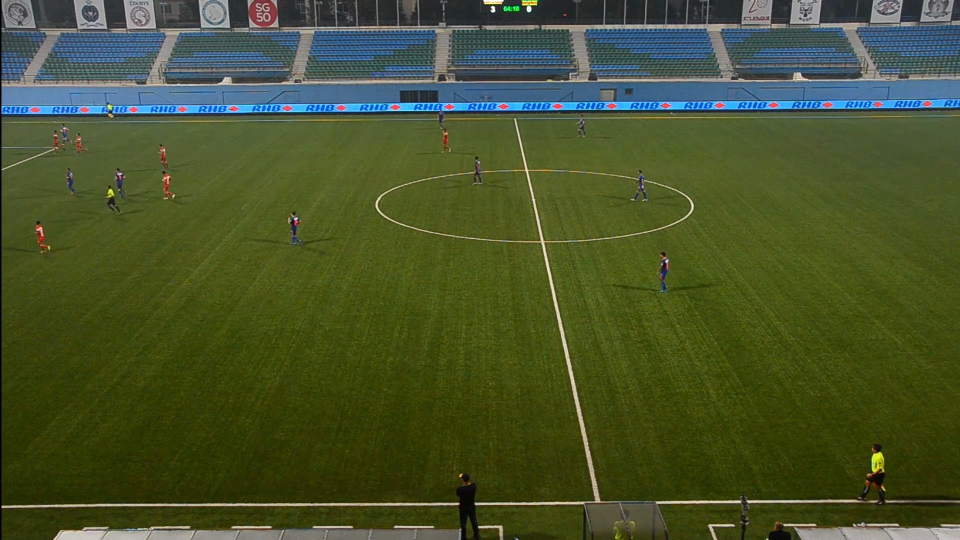
#> input picture imageCentre.jpg, 1920 x 1080 px, given in place of left_camera.mp4, which was not available (shown at 1/2 size)
$ python stitch.py   (Python 2 division)   (older library calls are emulated)
#> lines starting #> are read from the running program, lines starting #| are printed output that depends on the picture; after the words box and inside, x2 and y2 are one past the last pixel; in counts of white or black regions, pixels touching at a corner belong together; pictures that were not available may be replaced by others from this repository, and a replacement may not be noted
#> further down, left is the input picture: shape (1080, 1920, 3); mean B, G, R 43.8, 82.6, 71.3
import os
import sys
import math
import numpy as np
import cv2
import cv2.cv as cv
from matplotlib import pyplot as plt
from operator import itemgetter

from numpy import linalg


refPt=[]

# Storing good matches according to Lowe's ratio test
# [43 lines left out: functions filterMatches, click_and_crop, getKeypoints, imageDistance, not called in this run]


def findDimensions(image, homography):
    base_p1 = np.ones(3, np.float32)
    base_p2 = np.ones(3, np.float32)
    base_p3 = np.ones(3, np.float32)
    base_p4 = np.ones(3, np.float32)

    (y, x) = image.shape[:2]

    base_p1[:2] = [0,0]
    base_p2[:2] = [x,0]
    base_p3[:2] = [0,y]
    base_p4[:2] = [x,y]

    max_x = None
    max_y = None
    min_x = None
    min_y = None

    for pt in [base_p1, base_p2, base_p3, base_p4]:

        hp = np.matrix(homography, np.float32) * np.matrix(pt, np.float32).T

        hp_arr = np.array(hp, np.float32)

        normal_pt = np.array([hp_arr[0]/hp_arr[2], hp_arr[1]/hp_arr[2]], np.float32)

        if ( max_x == None or normal_pt[0,0] > max_x ):
            max_x = normal_pt[0,0]

        if ( max_y == None or normal_pt[1,0] > max_y ):
            max_y = normal_pt[1,0]

        if ( min_x == None or normal_pt[0,0] < min_x ):
            min_x = normal_pt[0,0]

        if ( min_y == None or normal_pt[1,0] < min_y ):
            min_y = normal_pt[1,0]

    min_x = min(0, min_x)
    min_y = min(0, min_y)

    return (min_x, min_y, max_x, max_y)

# given two images
# calculate their homography matrix:
# [64 lines left out: function getHomography, not called in this run]

def stitching(image1,image2,homography):
    homographyInverse = linalg.inv(homography)
    image2GB = cv2.GaussianBlur(image2,(5,5),0)

    (minimumX, minimumY, maximumX, maximumY) = findDimensions(image2GB, homographyInverse)
#> minimumX = -3905.4; minimumY = -61.48; maximumX = 523.6; maximumY = 2164.8

    # Adjust maximum x and y by image1 size
    maximumX = max(maximumX,image1.shape[1])
#> maximumX = 1920
    maximumY = max(maximumY,image1.shape[0])

    moveH = np.matrix(np.identity(3),np.float32)

    if (minimumX < 0):
        moveH[0,2] += -minimumX
        maximumX += -minimumX
#> maximumX = 5825.4
    if (minimumY < 0):
        moveH[1,2] += -minimumY
        maximumY += -minimumY
#> maximumY = 2226.3

    #print "minimum points is ", (minimumX, minimumY)
    #print "Homography matrix is \n", homography
    #print "Inverse Homography matrix is \n", homographyInverse

    # updating parameters
    newHomographyInverse = moveH*homographyInverse
    newWidth = int(math.ceil(maximumX))
#> newWidth = 5826
    newHeight = int(math.ceil(maximumY))
#> newHeight = 2227

    #print "new Inverse Homography matrix is \n", newHomographyInverse
    #print "new width and height is ", (newWidth,newHeight)

    # Warping image1
    warpedImage1 = cv2.warpPerspective(image1,moveH,(newWidth,newHeight))
    # Warping image2
    warpedImage2 = cv2.warpPerspective(image2,newHomographyInverse,(newWidth,newHeight))

    # Creating new palette for image1 with enlarged height and width
    enlargedImage1 = np.zeros((newHeight,newWidth,3), np.uint8)

    # Create a mask from the warped image for constructing masked composite
    # Use simple binary thresholding
    # greater than 0 -> set to 255
    (ret,dataMap) = cv2.threshold(cv2.cvtColor(warpedImage2, cv2.COLOR_BGR2GRAY), 0, 255, cv2.THRESH_BINARY)
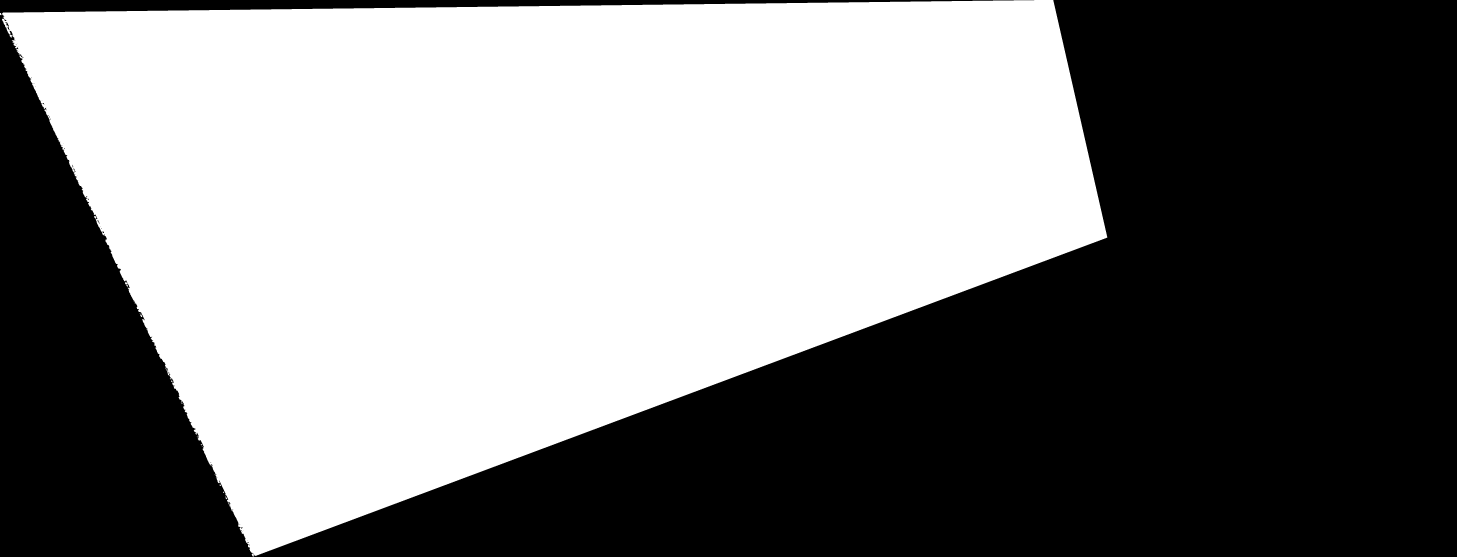
#> dataMap: shape (2227, 5826) (shown at 1/4 size); 49.1% white; 15 white regions (8 under 20 px), largest, box (x1, y1, x2, y2) and area: (8, 0, 4429, 2226) 6373094, (376, 864, 385, 875) 64, (561, 1258, 569, 1268) 50

    # adding first image
    # Mask so that points in the second image will not be overwritten
    # 8 bit unsigned, 1 channel
    enlargedImage1 = cv2.add(enlargedImage1,warpedImage1,mask=np.bitwise_not(dataMap),dtype = cv2.CV_8U)
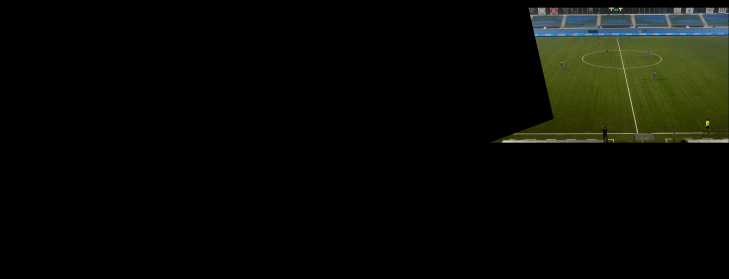
#> enlargedImage1: shape (2227, 5826, 3) (shown at 1/8 size); mean B, G, R 5.6, 10.6, 9.1

    # adding second image
    finalImage = cv2.add(enlargedImage1,warpedImage2,dtype = cv2.CV_8U)

    # Cropping
    finalImageGray = cv2.cvtColor(finalImage,cv2.COLOR_BGR2GRAY)
    # Need to find continuous points along the boundary that
    # has same colour or intensity
    # Using binary image before finding contours
    # Can apply canny edge detection instead
    ret, threshold = cv2.threshold(finalImageGray,1,255,cv2.THRESH_BINARY)
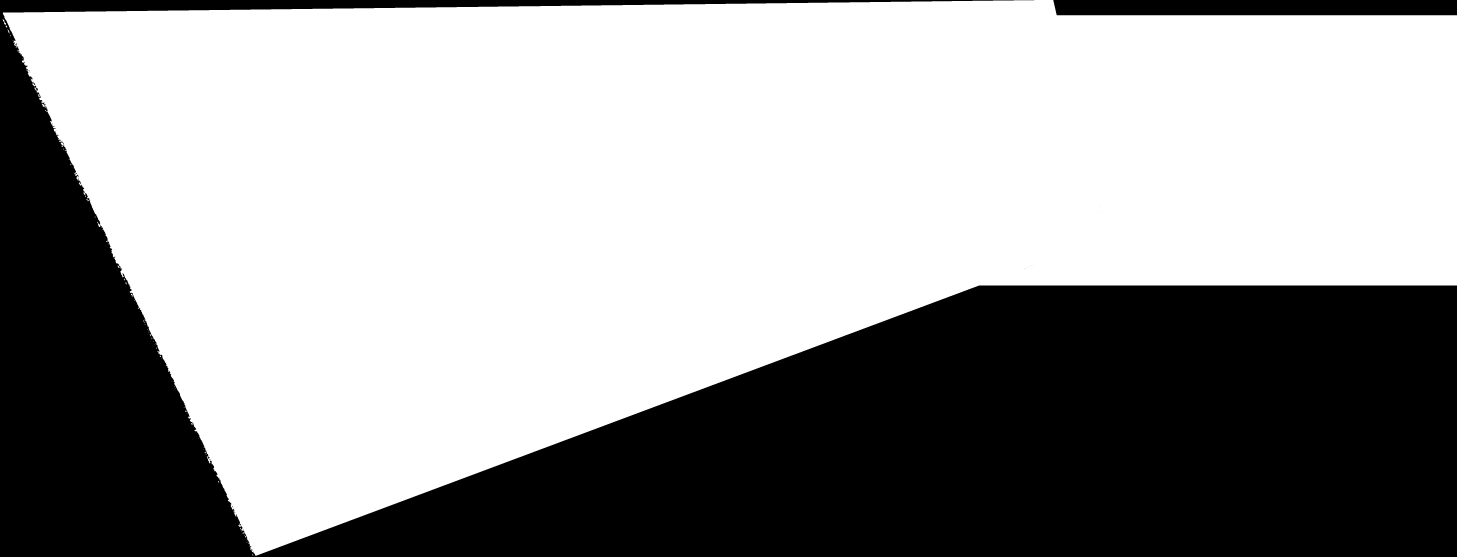
#> threshold: shape (2227, 5826) (shown at 1/4 size); 61.7% white; 33 black regions (30 under 20 px)
    contours, hierarchy = cv2.findContours(threshold,cv2.RETR_EXTERNAL, cv2.CHAIN_APPROX_NONE)
#> contours = 76 contours, 67 with area under 20; largest, box (x1, y1, x2, y2) and area: (11, 0, 5826, 2223) 8000164, (389, 887, 401, 908) 70, (16, 89, 24, 100) 40, (30, 118, 38, 131) 30, (138, 352, 146, 359) 28
    # Can consider using cv2.CHAIN_APPROX_SIMPLE to get 4 points

    maximumArea = 0
    rectangle = (0,0,0,0)

    for contour in contours:
        area = 0
        x,y,xPrime,yPrime = cv2.boundingRect(contour)

        height = yPrime - y
        width = xPrime - x
        area = height * width
        # accounting for cases whereby there are
        # negative height and width
        if (area > maximumArea and height > 0 and width > 0):
            maximumArea = area
            rectangle = (x,y,xPrime,yPrime)
#> this loop made 76 passes
#> (area, x, y, xPrime, yPrime, height, width, maximumArea) on pass 76: (12902292, 11, 0, 5815, 2223, 2223, 5804, 12902292)
#> after the loop, maximumArea = 12902292
    # slicing
    croppedFinalImage = finalImage[rectangle[1]:rectangle[1]+rectangle[3], rectangle[0]:rectangle[0]+rectangle[2]]
    cv2.imwrite("cropped.jpg", croppedFinalImage)
    return croppedFinalImage,moveH,homographyInverse

# given three videos and a time in seconds
# return the left, centre, and right frame
# of the video at the specified time
# [36 lines left out: functions getFramesAtSpecificTime, histogramEqualization, not called in this run]


# Calibrated homography values
# first good left
homographyLeftCentre = np.array([[4.08596402e-01,-1.90538213e-01,1.59402435e+03],[1.20408270e-02,9.67703126e-01,5.57990291e+01],[-3.15819648e-04,2.11969594e-05,1.00000000e+00]])
homographyLeftCentre = np.matrix(homographyLeftCentre)
# homographyLeftCentreInverse = linalg.inv(homographyLeftCentre)
homographyLeftCentreRight = np.array([[-1.29792062e+00,-1.48633898e-01,7.08595564e+03],[-7.53004129e-02,-1.22009449e+00,5.07314628e+02],[-3.96593862e-04,-1.24223556e-05,1.00000000e+00]])
homographyLeftCentreRight = np.matrix(homographyLeftCentreRight)
# homographyLeftCentreRightInverse = linalg.inv(homographyLeftCentreRight)

capLeft = cv2.VideoCapture(os.getcwd() + "/their_football_videos/left_camera.mp4")
capCentre = cv2.VideoCapture(os.getcwd() + "/their_football_videos/centre_camera.mp4")
capRight = cv2.VideoCapture(os.getcwd() + "/their_football_videos/right_camera.mp4")
# Get total number of frames
# Mac = 7151/mov, PC = 7200/mp4
frameCounts = int(capLeft.get(7))
# Capturing the frame at the 3rd minute of the video
# fps = total frames / 300 seconds
# frame = fps * 180
# set frame to be captured at 4291 (Mac), 4344(Windows)
i = 624
capLeft.set(cv.CV_CAP_PROP_POS_FRAMES,i)
capCentre.set(cv.CV_CAP_PROP_POS_FRAMES,i)
capRight.set(cv.CV_CAP_PROP_POS_FRAMES,i)
retLeft, left = capLeft.read()
retCentre, centre = capCentre.read()
retRight, right = capRight.read()
# calculating the homography for left and centre frame
# homographyLeftCentre = getHomography(centre,left)
print "homographyLeftCentre is : "
print homographyLeftCentre
# stitching left and centre frame
stitchedLeftCentre,translation1,homoInv1 = stitching(centre,left,homographyLeftCentre)
#> translation1 = [[1, 0, 3905.4], [0, 1, 61.48], [0, 0, 1]]; homoInv1 = [[1.09, 0.253, -1748.8], [-0.0334, 1.03, -4.06], [0.000344, 5.8e-05, 0.448]]
# calculating the homography for stitched frame and right frame

# homographyLeftCentreRight = getHomography(stitchedLeftCentre,right)
print "homographyLeftCentreRight is "
print homographyLeftCentreRight
stitchedLeftCentreRight,translation2,homoInv2 = stitching(stitchedLeftCentre,right,homographyLeftCentreRight)
#> in stitching (call 2), `(minimumX, minimumY, maximumX, maximumY) = findDimensions(image2GB, ho..`: minimumX = 0; minimumY = -181.1; maximumX = 9671.8; maximumY = 2193.4
#> in stitching (call 2), `maximumY = max(maximumY,image1.shape[0])`: maximumY = 2223
#> in stitching (call 2), `maximumY += -minimumY`: maximumY = 2404.1
#> in stitching (call 2), `newWidth = int(math.ceil(maximumX))`: newWidth = 9672
#> in stitching (call 2), `newHeight = int(math.ceil(maximumY))`: newHeight = 2405
#> in stitching (call 2), `finalImage = cv2.add(enlargedImage1,warpedImage2,dtype = cv2.CV_8U)`:
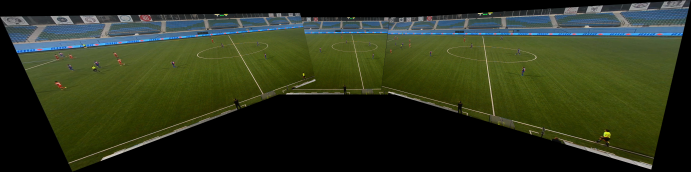
#> finalImage: shape (2405, 9672, 3) (shown at 1/14 size); mean B, G, R 28.8, 51.8, 44.7
#> in stitching (call 2), `finalImageGray = cv2.cvtColor(finalImage,cv2.COLOR_BGR2GRAY)`:
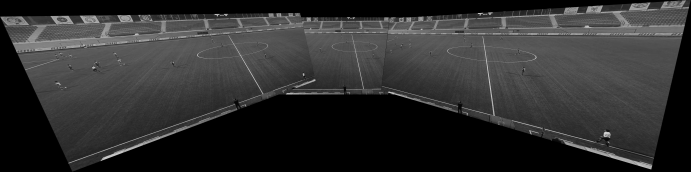
#> finalImageGray: shape (2405, 9672) (shown at 1/14 size); min 0, max 255, mean 47
#> in stitching (call 2), `ret, threshold = cv2.threshold(finalImageGray,1,255,cv2.THRESH_BINARY)`:
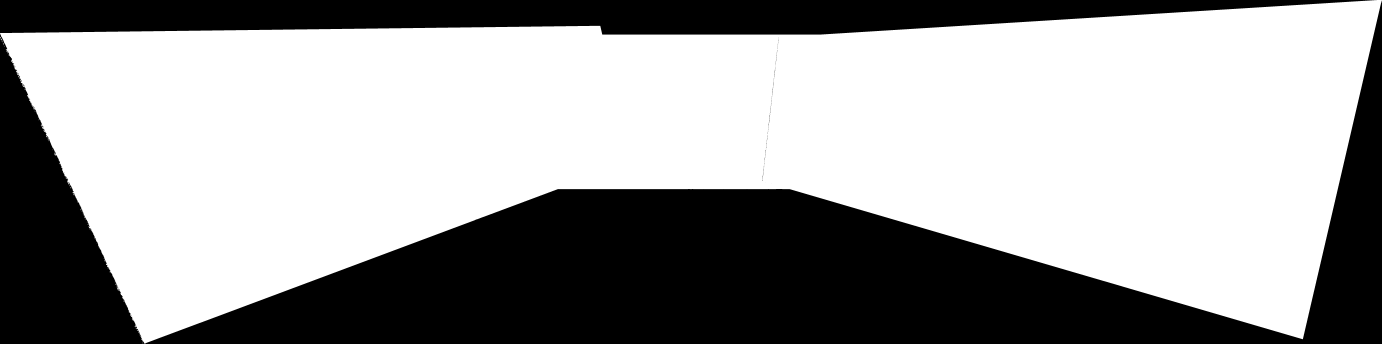
#> threshold: shape (2405, 9672) (shown at 1/7 size); 62.2% white; 176 black regions (158 under 20 px)
#> in stitching (call 2), `contours, hierarchy = cv2.findContours(threshold,cv2.RETR_EXTERNAL, cv..`: contours = 75 contours, 66 with area under 20; largest, box (x1, y1, x2, y2) and area: (0, 0, 9672, 2404) 14464970, (378, 1068, 390, 1089) 70, (5, 270, 13, 281) 40, (19, 299, 27, 312) 30, (127, 533, 135, 540) 28
#> the loop in stitching (call 2), `for contour in contours:` made 75 passes
#> (area, x, y, xPrime, yPrime, height, width) on passes 1, 2, 4, 5, 7, 8, 9, 10: (2378642, 998, 2398, 4, 5, -2393, -994), (2282256, 975, 2350, 3, 2, -2348, -972), (2237835, 969, 2325, 4, 6, -2319, -965), (2232624, 967, 2320, 3, 4, -2316, -964), (2164050, 949, 2294, 4, 4, -2290, -945), (1795888, 861, 2105, 5, 7, -2098, -856), (1782298, 855, 2088, 1, 1, -2087, -854), (1615573, 812, 1999, 3, 2, -1997, -809)
cv2.imwrite("leftcentre.jpg", stitchedLeftCentre)
cv2.imwrite("leftcentreright.jpg",stitchedLeftCentreRight)
# Method to cut vertical sides
#getKeypoints(finalImg)
# points=map(itemgetter(0),refPt)
#new measurements
#> (the run stopped early here; a loop or call above may not have finished)

$ run again, on imageLeft.jpg
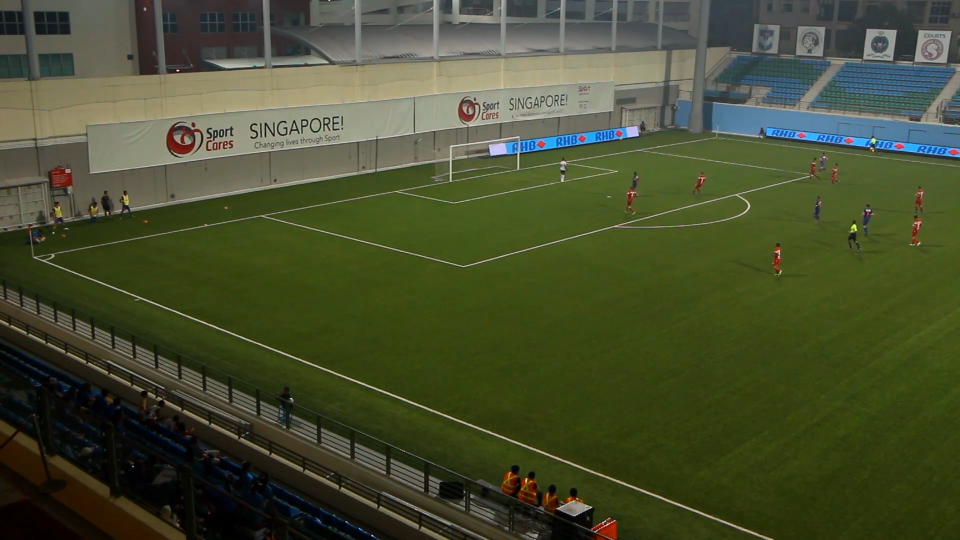
#> input picture imageLeft.jpg, 1920 x 1080 px, given in place of left_camera.mp4, which was not available (shown at 1/2 size)
#> left is the input picture: shape (1080, 1920, 3); mean B, G, R 47.7, 77.9, 71.2
#> in stitching, `(minimumX, minimumY, maximumX, maximumY) = findDimensions(image2GB, ho..`: minimumX = -3905.4; minimumY = -61.48; maximumX = 523.6; maximumY = 2164.8
#> in stitching, `maximumX = max(maximumX,image1.shape[1])`: maximumX = 1920
#> in stitching, `maximumX += -minimumX`: maximumX = 5825.4
#> in stitching, `maximumY += -minimumY`: maximumY = 2226.3
#> newWidth = 5826
#> newHeight = 2227
#> in stitching, `(ret,dataMap) = cv2.threshold(cv2.cvtColor(warpedImage2, cv2.COLOR_BGR..`:
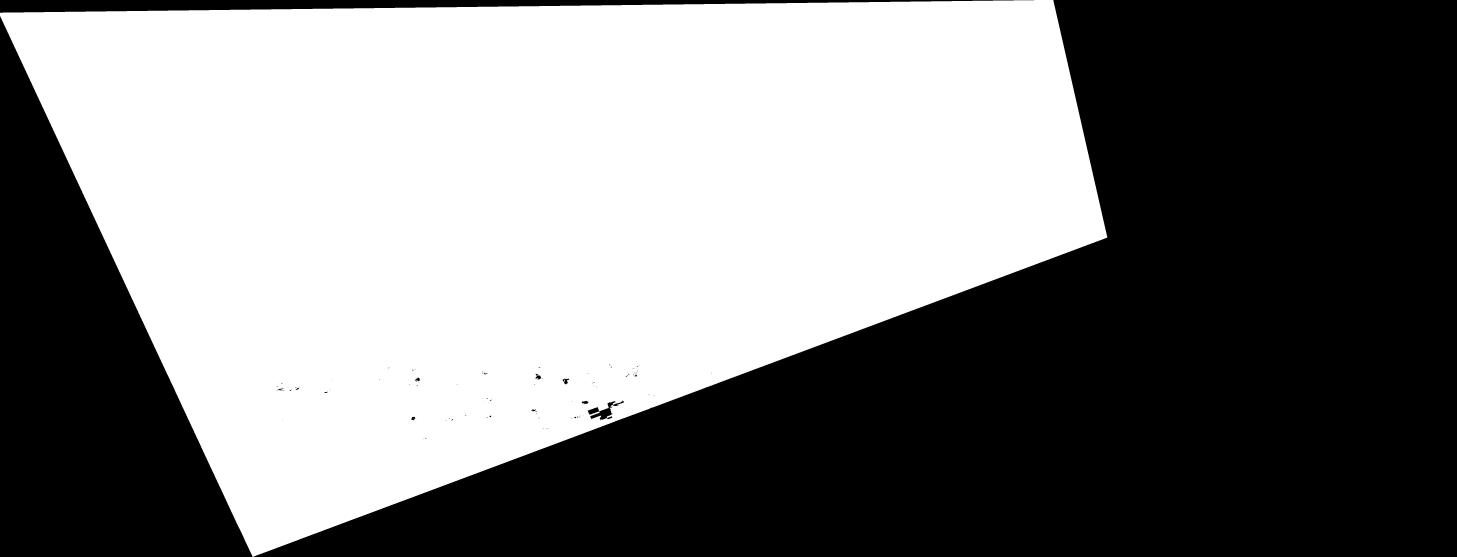
#> dataMap: shape (2227, 5826) (shown at 1/4 size); 49.2% white; 2 white regions (1 under 20 px), largest, box (x1, y1, x2, y2) and area: (0, 0, 4429, 2227) 6377007
#> threshold: shape (2227, 5826); 61.6% white; 454 black regions (362 under 20 px)
#> contours = 12 contours, 9 with area under 20; largest, box (x1, y1, x2, y2) and area: (0, 0, 5826, 2225) 8006951, (2433, 1677, 2455, 1694) 201, (4361, 1133, 4369, 1141) 42
#> the loop in stitching, `for contour in contours:` made 12 passes
#> (area, x, y, xPrime, yPrime, height, width, maximumArea) on pass 12: (12962850, 0, 0, 5826, 2225, 2225, 5826, 12962850)
#> after the loop in stitching, `for contour in contours:`: maximumArea = 12962850
#> translation1 = [[1, 0, 3905.4], [0, 1, 61.48], [0, 0, 1]]; homoInv1 = [[1.09, 0.253, -1748.8], [-0.0334, 1.03, -4.06], [0.000344, 5.8e-05, 0.448]]
#> in stitching (call 2), `(minimumX, minimumY, maximumX, maximumY) = findDimensions(image2GB, ho..`: minimumX = 0; minimumY = -181.1; maximumX = 9671.8; maximumY = 2193.4
#> in stitching (call 2), `maximumY = max(maximumY,image1.shape[0])`: maximumY = 2225
#> in stitching (call 2), `maximumY += -minimumY`: maximumY = 2406.1
#> newWidth = 9672
#> newHeight = 2407
#> warpedImage1: shape (2407, 9672, 3)
#> warpedImage2: shape (2407, 9672, 3)
#> dataMap: shape (2407, 9672); 29.7% white; 2 white regions (1 under 20 px), largest, box (x1, y1, x2, y2) and area: (5335, 0, 9672, 2375) 6914518
#> enlargedImage1: shape (2407, 9672, 3)
#> finalImage: shape (2407, 9672, 3)
#> finalImageGray: shape (2407, 9672)
#> in stitching (call 2), `ret, threshold = cv2.threshold(finalImageGray,1,255,cv2.THRESH_BINARY)`:
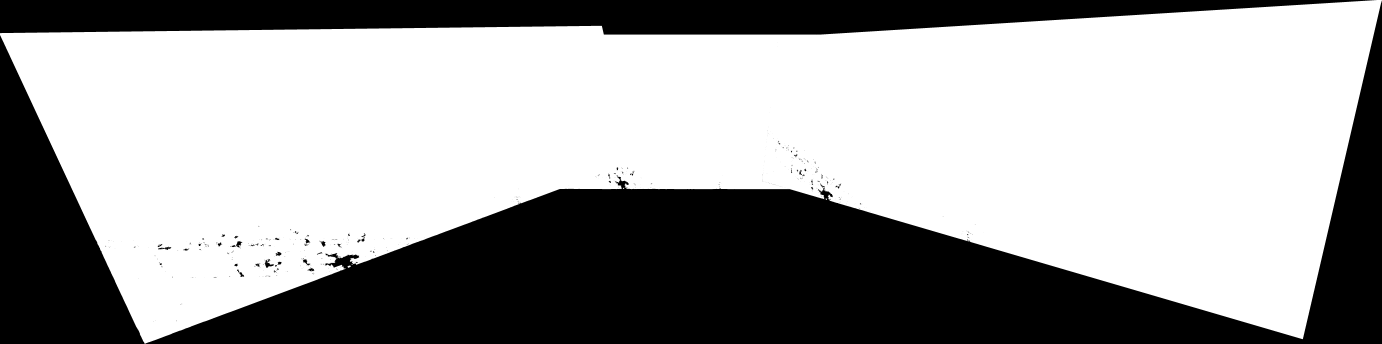
#> threshold: shape (2407, 9672) (shown at 1/7 size); 62% white; 795 black regions (669 under 20 px)
#> contours = 19 contours, 15 with area under 20; largest, box (x1, y1, x2, y2) and area: (0, 0, 9672, 2406) 14453279, (2433, 1858, 2455, 1875) 201, (5779, 1388, 5789, 1399) 59, (4361, 1314, 4369, 1322) 42
#> the loop in stitching (call 2), `for contour in contours:` made 19 passes
#> (area, x, y, xPrime, yPrime, height, width, maximumArea) on pass 19: (23270832, 0, 0, 9672, 2406, 2406, 9672, 23270832)
#> after the loop in stitching (call 2), `for contour in contours:`: maximumArea = 23270832
#> croppedFinalImage: shape (2406, 9672, 3)
#> translation2 = [[1, 0, 0], [0, 1, 181.1], [0, 0, 1]]; homoInv2 = [[0.664, -0.0332, -4688.2], [0.0689, -0.827, -68.31], [0.000264, -2.34e-05, -0.86]]
